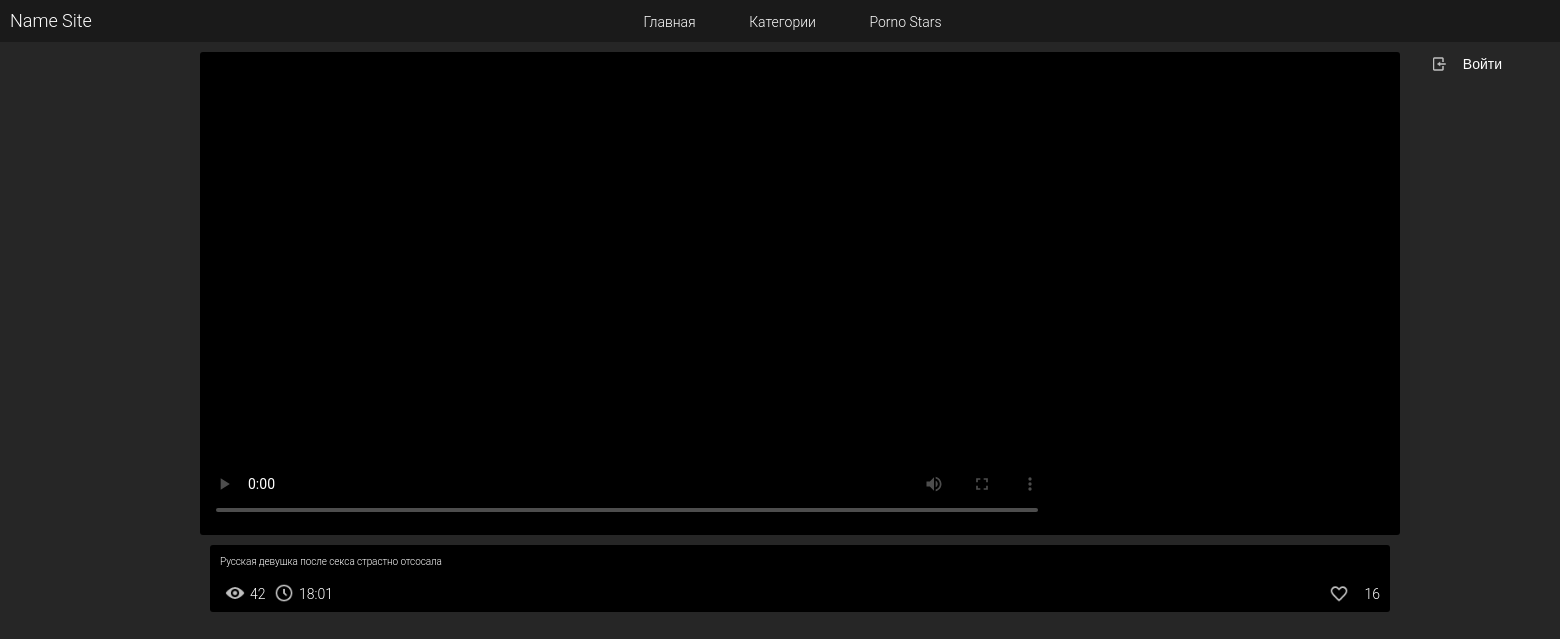
The app's page /?id=3, older data.
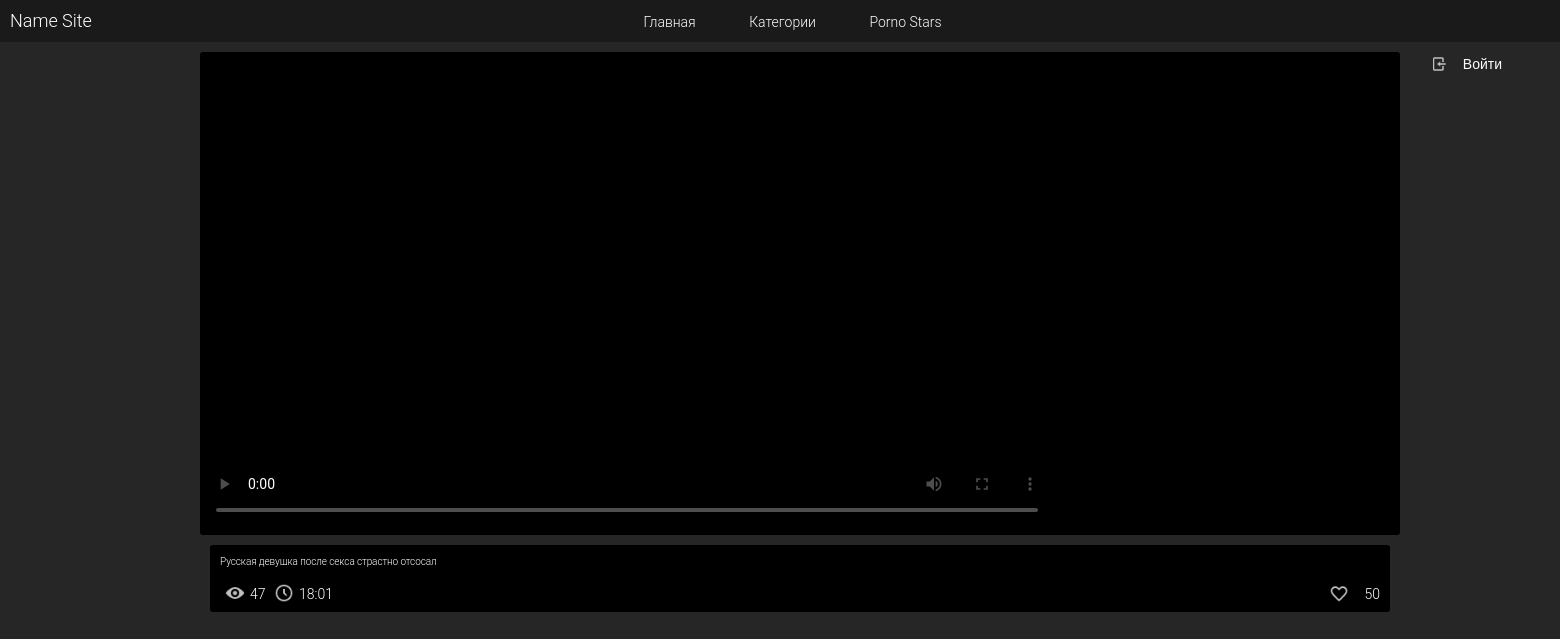
The same page, newer data.
### tables this page shows
CREATE TABLE `posts` (
  `id` int(11) NOT NULL,
  `title` varchar(180) NOT NULL,
  `pre` varchar(50) NOT NULL,
  `descr` varchar(500) NOT NULL,
  `time` varchar(10) NOT NULL,
  `views` int(11) NOT NULL,
  `likes` int(11) NOT NULL,
  `video` varchar(50) NOT NULL,
  `keywords` text NOT NULL
);

### video.php (called while the page is built, shortened)
<?php
require_once 'engine/db_config.php';
$connect_DB = mysqli_connect($hostDB, $userDB, $passwordDB, $nameDB) or die("Ошибка" . mysqli_error($connect_DB));
$id_video = $_GET['id'];
$sql = "SELECT * FROM posts WHERE id = '$id_video'";
$query = mysqli_query($connect_DB, $sql);
$info_array = mysqli_fetch_assoc($query);
require_once "templete/head.php";
require_once "templete/header.php";
require_once "templete/full-story.php";
require_once "templete/bottom.php";
?>

### templete/full-story.php (the view, shortened to what this page needs)
<div class="full-story">
    <div class="videoBlock radius">
        <div class="video">
            <video src="<?php echo $info_array['video']?>" controls poster="<?php echo $info_array['pre']?>"></video>
        </div>
    </div>
    <div class="finfo radius">
        <div class="ftitle"><h1><?php echo $info_array['title']?></h1></div>
        <div class="infol inline-block">
            <div class="fviews inline-block"><img src="../templete/images/views.png" alt="" class="infopng"><div class="itext inline-block"><?php echo $info_array['views']?></div></div>
            <div class="ftime inline-block"><img src="../templete/images/time.png" alt="" class="infopng"><div class="itext inline-block"><?php echo $info_array['time']?></div></div>
        </div>
        <div class="infor inline-block right">
            <div class="flikes inline-block"><img src="../templete/images/un_like.png" alt="" class="infopngr"><div class="itext inline-block"><?php echo $info_array['likes']?></div></div>
        </div>
    </div>
</div>

### index.php (shortened to what this page needs)
<?php
require_once 'engine/db_config.php';
if ($_GET['id'] > 0) require_once "video.php";
else require_once "templete/main.php";
?>

### templete/head.php (shortened to what this page needs)
<!doctype html>
<html lang="ru">
<head>
</head>
<body>

### templete/header.php (shortened to what this page needs)
<header>
    <div id="head" class="center">
        <div id="logo" class="inline-block">
            <a href="/">Name Site</a>
        </div>
        <div id="navigation">
            <a href="/" class="nava">Главная</a>
            <span class="nava pointer inline-block" id="cat" onmousemove="openCat()"
                  onmouseout="closeCat()">Категории</span>
            <a href="#" class="nava">Porno Stars</a>
        </div>
        <div id="search" class="right">
            <div class="subsearch pointer" onclick="opensearch()"><img src="../templete/images/search.png" alt=""></div>
        </div>
        <div id="head_block_right" class="right ">
            <?php require_once "profile.php"; ?>
        </div>
    </div>
</header>

### templete/profile.php
<?php
if (isset($_SESSION['login']) and isset($_SESSION['password'])) {
    if ($_COOKIE['logining'] == 2) {
        echo '
    <div id="profile">';
        if($noavatar){
            echo '<div class="avatar"><img src="../templete/images/no_avatar.png" alt="" class="noavatar"></div>';
        }
        else {
            echo '<div class="avatar"><img src="'. $avatar .'" alt="" class="eavatar"></div>';
        }
        echo '
        <div id="profilenav" class="textcenter pointer inline-block" onmouseover="openloginmenu()" onmouseout="closeloginmenu()">' . $_SESSION['login'] . '</div>
        <div class="profileadd inline-block"><img src="../templete/images/menu_open.png" alt="" class="menu_add"></div>
    </div>
    <div id="loginmenu" class="textcenter radius" onmouseover="openloginmenu()" onmouseout="closeloginmenu()">
        <div class="block1">';
        if ($checkadmin == 2) echo '<div class="li pointer"><a href="../admin.php" class="lipro panel trans">Админ панель</a></div>';
        echo '
            <div class="li pointer"><a href="#" class="lipro profile trans">Мой профиль</a></div>
            <div class="li pointer"><a href="#" class="lipro favorites trans">Мое любимое</a></div>
            <div class="li pointer"><a href="?history" class="lipro history trans">История</a><div class="numh">'. $numh .'</div></div>
            <div class="li pointer"><a href="#" class="lipro settings trans">Настройки</a></div>
            <form method="post" class="formexit">
                <input type="submit" name="exit" value="Выйти" class="exit">
            </form>
        </div>
    </div>
    ';
    } elseif ($_COOKIE['logining'] == 1) {
        echo '
            <div id="auth">
                <img src="../templete/images/enter.png" alt="" class="enter"><button onclick=\'changeStyleDiv()\' id="access">Войти</button>
            </div>
        ';
        echo '<div class="errorlogin textcenter radius" id="closeerror">Неверный логин или пароль</div>';
    } else {
        echo '
        <div id="auth">
            <img src="../templete/images/enter.png" alt="" class="enter"><button onclick=\'changeStyleDiv()\' id="access">Войти</button>
        </div>
    ';
    }
} else {
    echo '
        <div id="auth">
            <img src="../templete/images/enter.png" alt="" class="enter"><button onclick=\'changeStyleDiv()\' id="access">Войти</button>
        </div>
    ';
}
?>

### templete/bottom.php (shortened to what this page needs)
</body>
</html>
<link href="../templete/css/style.css" rel="stylesheet">

Row changes from the older to the newer data that the page shows:
changed posts: title "Русская девушка после секса страстно отсосала" → "Русская девушка после секса страстно отсосал"; views "42" → "47"; likes "16" → "50"
